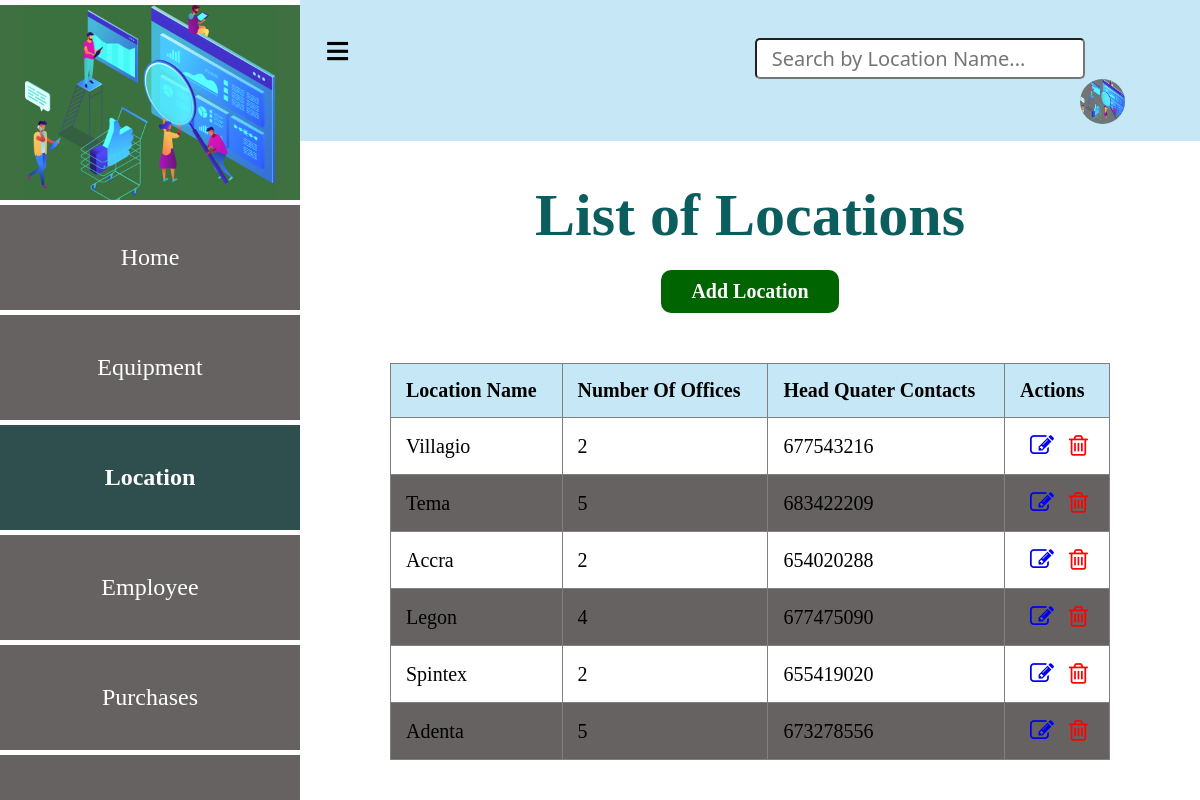
The app's page /location with its own data.
### app.py (models this page shows, shortened)
class Location(db.Model):
    __tablename__ = "locations"
    id=db.Column(db.Integer, primary_key=True)
    location_name=db.Column(db.String(50))
    number_of_offices=db.Column(db.Integer)
    head_quater_contact=db.Column(db.Integer)
    employees_rel=db.relationship('Employee', backref='employees_location')
    equipment_rel=db.relationship('Equipment', backref='equipment_loation')

### app.py (the view)
@app.route('/location')
def location():
    locations = Location.query.all()
    return render_template ('locationList.html', locations = locations)

### app.py (called while the page is built)
@app.before_request
def create_table():
    db.create_all()

### templates/locationList.html (shortened to what this page needs)
<!DOCTYPE html>
<html lang="en">
<head>
    <link
    rel="stylesheet"
    href="{{ url_for('static', filename='main.css') }}"
    />
    <link rel="stylesheet" href="https://cdnjs.cloudflare.com/ajax/libs/font-awesome/4.7.0/css/font-awesome.min.css">
</head>
<body>
    <div class="header">
      <a href="#" id="sidebar-icon">&#8801;</a>
      <input type="search" id="query" name="search" placeholder="Search by Location Name...">
      <button id="search-button">Submit</button>
      <a href="#"><img src="{{ url_for('static', filename='bg4.png') }}" alt=""></a>
    </div>
    <section class="sidebar">
        <div class="logo">
            <img src="{{ url_for('static', filename='bg4.png') }}" alt="logo">
        </div>
        <div class="content">
            <a href="/entry_point" class="home">Home</a>
            <a href="/equipment" class="home">Equipment</a>
            <a href="/location" class="home active">Location</a>
            <a href="/employee" class="home">Employee</a>
            <a href="/purchase" class="home">Purchases</a>
            <a href="/login" class="home">Logout</a>
        </div>
    </section>
    <h1 class="marquee">List of Locations</h1>
    <div class="location-form">
      <a href="/add-location" class="btn1">Add Location</a>
      <table border="1" style="overflow: auto;">
        <thead>
          <tr>
            <th>Location Name</th>
            <th>Number Of Offices</th>
            <th>Head Quater Contacts</th>
            <th>Actions</th>
          </tr>
        </thead>
        <tbody id="table-results">
          {% for location in locations  %}
            <tr>
              <td>{{ location.location_name }}</td>
              <td>{{ location.number_of_offices}}</td>
              <td>{{ location.head_quater_contact}}</td>
              <td class="action">
                <a href="/edit_location{{ location.id }}"><i class="fa fa-edit" style="font-size:24px"></i></a>
                <a href="/delete_location{{ location.id }}"><i class="fa fa-trash-o" style="font-size:24px"></i></a>
              </td>
            </tr>
          {% endfor %}
        </tbody>
      </table>
    </div>
</body>
</html>

### static/main.css (style rules this page uses)
body { margin: 0; padding: 0; font-family: Verdana; }
.header { background: #c6e8f6; padding: 25px; }
.header input { padding: 5px 15px; font-size: 20px; font-family:'Segoe UI', Tahoma, Geneva, Verdana, sans-serif; border-radius: 5px; margin-left: 400px; }
.header button { padding: 5px 15px; font-size: 20px; border-radius: 5px; background: #707576; color: #fff; font-weight: bold; }
.header img { width: 45px; height: 45px; background: #707576; border-radius: 50%; float: right; justify-content: center; margin-right: 50px; }
#sidebar-icon { content: "\25C2"; margin-left: 300px; font-size: 45px; border-radius: 5px; text-decoration: none; color: #000; font-weight: bold; }
.sidebar { position: fixed; top: 0; left: 0; width: 300px; height: 100vh; background: #707576; border-top: 5px solid #fff; }
.logo { width: 300px; height: 200px; background: rgba(59, 112, 63, 0.938); display: flex; justify-content: center; align-items: center; }
.logo img { width: 250px; display: block; margin: auto; background-color: rgba(59, 112, 63, 0.938); }
.content { background: #707576; width: 300px; height: calc(100vh - 200px); position: fixed; top: 200px; z-index: 1; border-top: 5px solid #fff; overflow-y: auto; }
.content a { display: flex; text-decoration: none; color: #fff; font-size: 24px; border-bottom: 5px solid white; padding: 39px; justify-content: center; }
.home { border: none; outline: none; padding: 10px 16px; background: #666262; cursor: pointer; }
.active, .home:hover { background: darkslategrey; color: black; font-weight: bold; }
h1 { display: flex; font-size: 60px; flex-wrap: wrap; justify-content: center; gap: 50px; margin-left: 300px; text-align: center; margin-top: 40px; color: rgb(12, 94, 94); }
.location-form { display: flex; justify-content: center; align-items: center; flex-direction: column; margin-left: 300px; }
table { width: 80%; border-collapse: collapse; margin-top: 30px; }
th, td { padding: 15px; text-align: left; font-size: 20px; }
th { background-color: #c6e8f6; font-weight: bold; }
tbody tr:nth-child(even) { background-color: #666262; }
.btn1 { background: darkgreen; color: #fff; font-size: 1em; padding: 10px 30px; border-radius: 10px; transition: background-color 0.25s; margin-bottom: 20px; text-decoration: none; font-size: 20px; display: block; margin-top: -20px; font-weight: bold; }
.marquee { text-align: center; }
.action a { margin-left: 10px; }
.action .fa-trash-o { color: red; }

### records on screen
Location: location_name "Villagio", number_of_offices "2", head_quater_contact "677543216"
Location: location_name "Tema", number_of_offices "5", head_quater_contact "683422209"
Location: location_name "Accra", number_of_offices "2", head_quater_contact "654020288"
Location: location_name "Legon", number_of_offices "4", head_quater_contact "677475090"
Location: location_name "Spintex", number_of_offices "2", head_quater_contact "655419020"
Location: location_name "Adenta", number_of_offices "5", head_quater_contact "673278556"
